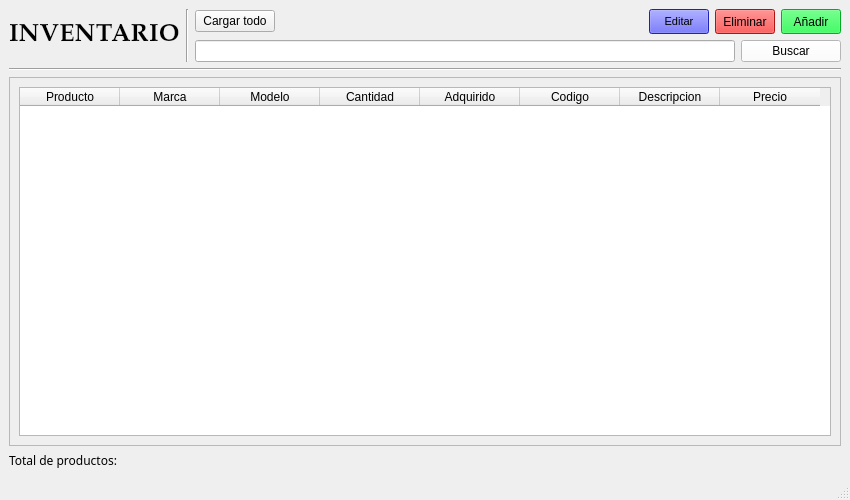
<?xml version="1.0" encoding="UTF-8"?>
<ui version="4.0">
 <class>MainWindow</class>
 <widget class="QMainWindow" name="MainWindow">
  <property name="enabled">
   <bool>true</bool>
  </property>
  <property name="geometry">
   <rect>
    <x>0</x>
    <y>0</y>
    <width>850</width>
    <height>500</height>
   </rect>
  </property>
  <property name="minimumSize">
   <size>
    <width>850</width>
    <height>500</height>
   </size>
  </property>
  <property name="windowTitle">
   <string>Inventario</string>
  </property>
  <property name="styleSheet">
   <string notr="true"/>
  </property>
  <widget class="QWidget" name="centralwidget">
   <layout class="QGridLayout" name="gridLayout_2">
    <item row="0" column="0">
     <layout class="QVBoxLayout" name="verticalLayout_3">
      <item>
       <layout class="QHBoxLayout" name="horizontalLayout_4">
        <item>
         <layout class="QHBoxLayout" name="horizontalLayout_3">
          <item>
           <widget class="QLabel" name="label">
            <property name="font">
             <font>
              <family>Palatino Linotype</family>
              <pointsize>19</pointsize>
              <weight>75</weight>
              <bold>true</bold>
             </font>
            </property>
            <property name="text">
             <string>INVENTARIO</string>
            </property>
           </widget>
          </item>
          <item>
           <widget class="Line" name="line">
            <property name="orientation">
             <enum>Qt::Vertical</enum>
            </property>
           </widget>
          </item>
         </layout>
        </item>
        <item>
         <layout class="QVBoxLayout" name="verticalLayout_2">
          <item>
           <layout class="QHBoxLayout" name="horizontalLayout_2">
            <item>
             <widget class="QPushButton" name="pushButton_5">
              <property name="statusTip">
               <string>Recargue la tabla del inventario.</string>
              </property>
              <property name="text">
               <string>Cargar todo</string>
              </property>
             </widget>
            </item>
            <item>
             <spacer name="horizontalSpacer">
              <property name="orientation">
               <enum>Qt::Horizontal</enum>
              </property>
              <property name="sizeHint" stdset="0">
               <size>
                <width>40</width>
                <height>20</height>
               </size>
              </property>
             </spacer>
            </item>
            <item>
             <widget class="QPushButton" name="pushButton">
              <property name="minimumSize">
               <size>
                <width>0</width>
                <height>25</height>
               </size>
              </property>
              <property name="maximumSize">
               <size>
                <width>60</width>
                <height>16777215</height>
               </size>
              </property>
              <property name="font">
               <font>
                <pointsize>8</pointsize>
               </font>
              </property>
              <property name="statusTip">
               <string>Edite el producto seleccionando su fila.</string>
              </property>
              <property name="styleSheet">
               <string notr="true">background-color: rgb(44, 47, 255);</string>
              </property>
              <property name="text">
               <string>Editar</string>
              </property>
             </widget>
            </item>
            <item>
             <widget class="QPushButton" name="pushButton_2">
              <property name="minimumSize">
               <size>
                <width>0</width>
                <height>25</height>
               </size>
              </property>
              <property name="maximumSize">
               <size>
                <width>60</width>
                <height>16777215</height>
               </size>
              </property>
              <property name="statusTip">
               <string>Elimine los datos del producto la fila seleccionada.</string>
              </property>
              <property name="styleSheet">
               <string notr="true">background-color: rgb(249, 25, 25);</string>
              </property>
              <property name="text">
               <string>Eliminar</string>
              </property>
             </widget>
            </item>
            <item>
             <widget class="QPushButton" name="pushButton_3">
              <property name="minimumSize">
               <size>
                <width>0</width>
                <height>25</height>
               </size>
              </property>
              <property name="maximumSize">
               <size>
                <width>60</width>
                <height>16777215</height>
               </size>
              </property>
              <property name="statusTip">
               <string>Añada un nuevo producto al inventario.</string>
              </property>
              <property name="styleSheet">
               <string notr="true">
background-color: rgb(7, 238, 53);</string>
              </property>
              <property name="text">
               <string>Añadir</string>
              </property>
             </widget>
            </item>
           </layout>
          </item>
          <item>
           <layout class="QHBoxLayout" name="horizontalLayout">
            <item>
             <widget class="QLineEdit" name="lineEdit">
              <property name="maximumSize">
               <size>
                <width>16777215</width>
                <height>16777215</height>
               </size>
              </property>
              <property name="toolTip">
               <string/>
              </property>
              <property name="statusTip">
               <string>Ingrese el nombre del producto y de click en el botón &quot;Buscar&quot;.</string>
              </property>
              <property name="whatsThis">
               <string/>
              </property>
              <property name="accessibleName">
               <string/>
              </property>
              <property name="accessibleDescription">
               <string/>
              </property>
              <property name="text">
               <string/>
              </property>
              <property name="readOnly">
               <bool>false</bool>
              </property>
              <property name="placeholderText">
               <string/>
              </property>
             </widget>
            </item>
            <item>
             <widget class="QPushButton" name="pushButton_4">
              <property name="minimumSize">
               <size>
                <width>100</width>
                <height>0</height>
               </size>
              </property>
              <property name="maximumSize">
               <size>
                <width>150</width>
                <height>16777215</height>
               </size>
              </property>
              <property name="styleSheet">
               <string notr="true">background-color: rgb(255, 255, 255);</string>
              </property>
              <property name="text">
               <string>Buscar</string>
              </property>
             </widget>
            </item>
           </layout>
          </item>
         </layout>
        </item>
       </layout>
      </item>
      <item>
       <widget class="Line" name="line_2">
        <property name="orientation">
         <enum>Qt::Horizontal</enum>
        </property>
       </widget>
      </item>
     </layout>
    </item>
    <item row="1" column="0">
     <widget class="QFrame" name="frame">
      <property name="frameShape">
       <enum>QFrame::StyledPanel</enum>
      </property>
      <property name="frameShadow">
       <enum>QFrame::Sunken</enum>
      </property>
      <layout class="QGridLayout" name="gridLayout">
       <item row="0" column="0">
        <widget class="QTableWidget" name="tableWidget">
         <property name="enabled">
          <bool>true</bool>
         </property>
         <column>
          <property name="text">
           <string>Producto</string>
          </property>
         </column>
         <column>
          <property name="text">
           <string>Marca</string>
          </property>
         </column>
         <column>
          <property name="text">
           <string>Modelo</string>
          </property>
         </column>
         <column>
          <property name="text">
           <string>Cantidad</string>
          </property>
         </column>
         <column>
          <property name="text">
           <string>Adquirido</string>
          </property>
         </column>
         <column>
          <property name="text">
           <string>Codigo</string>
          </property>
         </column>
         <column>
          <property name="text">
           <string>Descripcion</string>
          </property>
         </column>
         <column>
          <property name="text">
           <string>Precio</string>
          </property>
         </column>
        </widget>
       </item>
      </layout>
     </widget>
    </item>
    <item row="2" column="0">
     <widget class="QLabel" name="label_2">
      <property name="font">
       <font>
        <family>Stencil</family>
        <pointsize>9</pointsize>
       </font>
      </property>
      <property name="text">
       <string>Total de productos:</string>
      </property>
     </widget>
    </item>
   </layout>
  </widget>
  <widget class="QMenuBar" name="menubar">
   <property name="geometry">
    <rect>
     <x>0</x>
     <y>0</y>
     <width>850</width>
     <height>21</height>
    </rect>
   </property>
  </widget>
  <widget class="QStatusBar" name="statusbar"/>
 </widget>
 <resources/>
 <connections/>
</ui>
